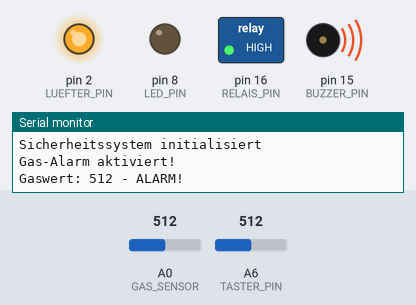
A sketch run on a simulated Arduino Nano, built with avr-gcc and run on an emulated ATmega328P. On the bench: switched loads named in the sketch (green lamp = pin HIGH), output pins drawn as LEDs (lit = HIGH), buzzer (waves = sounding, pin HIGH), the last lines printed to the serial monitor. The inputs (shaded band) are chosen by the test bench; at power-on: A6 (TASTER_PIN) = 512, A0 (GAS_SENSOR) = 512.

Above: at 1.2 s.
1.3 s: A6 (TASTER_PIN) set to 53
2.8 s: A6 (TASTER_PIN) set to 47
At 4.0 s:
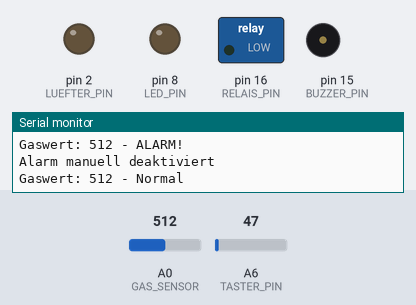
Timing chart, 0 to 5.8 s (numbered marks = the images above; inputs shaded):
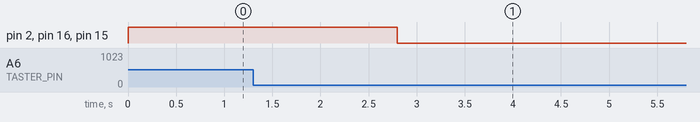

The sketch:

sicherheitssystem.ino
```cpp
// Pin-Definitionen
#define LUEFTER_PIN 2
#define RELAIS_PIN 16
#define BUZZER_PIN 15
#define LED_PIN 8
#define TASTER_PIN A6
#define GAS_SENSOR A0

// Schwellenwerte
const int GAS_ALARM_LEVEL = 400;
const int LED_INTERVALL = 5000;

// Systemvariablen
bool alarmAktiv = false;
bool tasterGedrueckt = false;
unsigned long letzteLedAenderung = 0;
bool alarmManuellDeaktiviert = false;
bool ledZustand = false;

void setup() {
  // Initialisierung der Pins
  pinMode(LUEFTER_PIN, OUTPUT);
  pinMode(RELAIS_PIN, OUTPUT);
  pinMode(BUZZER_PIN, OUTPUT);
  pinMode(LED_PIN, OUTPUT);
  pinMode(TASTER_PIN, INPUT_PULLUP);

  Serial.begin(115200);
  Serial.println("Sicherheitssystem initialisiert");
}

void loop() {
  // Gassensor
  int gasWert = analogRead(GAS_SENSOR);

  // Tasterstatus prüfen
  bool tasterStatus = analogRead(TASTER_PIN) < 50;

  // Alarmlogik
  if (tasterStatus && !tasterGedrueckt) {
    tasterGedrueckt = true;
    alarmAktiv = false;
    alarmManuellDeaktiviert = true;
    Serial.println("Alarm manuell deaktiviert");
    allesAusschalten();
    delay(200);
  }
  else if (!tasterStatus) {
    tasterGedrueckt = false;
    // Prüfen, ob der Gaswert sicher ist, um den Alarmstatus zurückzusetzen
    if (gasWert < GAS_ALARM_LEVEL) {
      alarmManuellDeaktiviert = false; // Alarm kann wieder aktiviert
    }

    if (gasWert >= GAS_ALARM_LEVEL && !alarmAktiv && !alarmManuellDeaktiviert) {
      alarmAktiv = true;
      Serial.println("Gas-Alarm aktiviert!");
    }
  }
  // Alarmsteuerung
  if (alarmAktiv) {
    // Lüfter einschalten
    digitalWrite(RELAIS_PIN, HIGH);
    digitalWrite(LUEFTER_PIN, HIGH);

    // Summer einschalten
    digitalWrite(BUZZER_PIN, HIGH);

    // LED blinken lassen
    if (millis() - letzteLedAenderung >= LED_INTERVALL) {
      ledZustand = !ledZustand;
      digitalWrite(LED_PIN, ledZustand);
      letzteLedAenderung = millis();
      Serial.println(ledZustand ? "LED eingeschaltet" : "LED ausgeschaltet");
    }
  }
  else {
    allesAusschalten();
  }

  // Statusausgabe
  static unsigned long letzteAusgabe = 0;
  if (millis() - letzteAusgabe >= 1000) {
    Serial.print("Gaswert: ");
    Serial.print(gasWert);
    Serial.println(alarmAktiv ? " - ALARM!" : " - Normal");
    letzteAusgabe = millis();
  }
}

void allesAusschalten() {
  digitalWrite(RELAIS_PIN, LOW);
  digitalWrite(LUEFTER_PIN, LOW);
  digitalWrite(BUZZER_PIN, LOW);
  digitalWrite(LED_PIN, LOW);
}
```

Measured:
- the behaviour switches between 50 and 49 on A6 (TASTER_PIN) (found by bisection; images 0 and 1)
- after the input at 2.8 s, pin 2 (LUEFTER_PIN), pin 16 (RELAIS_PIN), pin 15 (BUZZER_PIN): HIGH → LOW at once; pin 8 (LED_PIN): stays LOW (without the input it goes to HIGH after 2.2 s)
